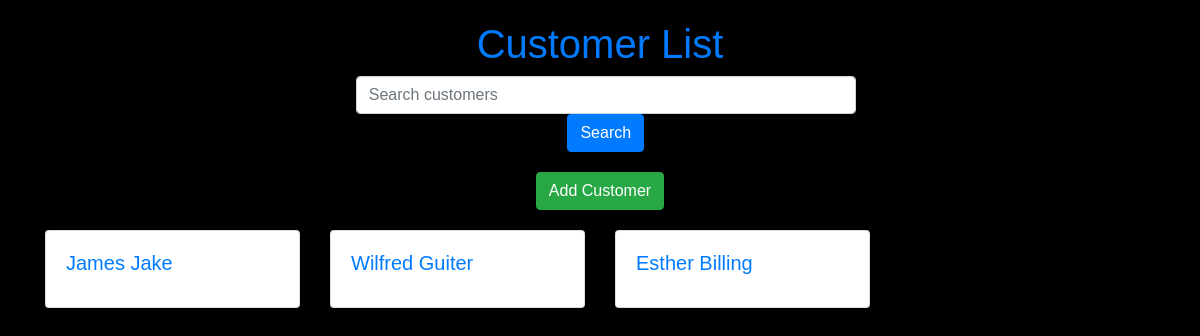
/view_customers/, run on an earlier commit of the app's database.
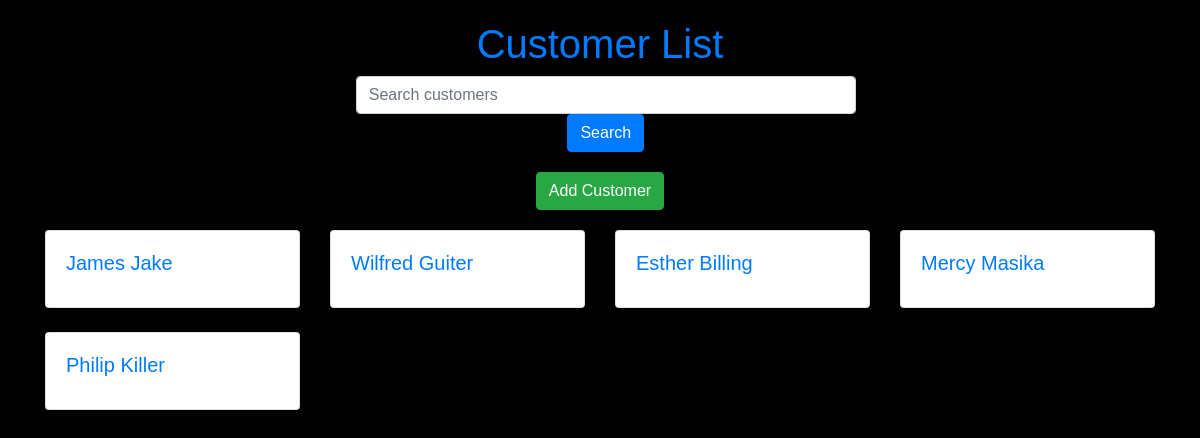
And on a later commit of the database.
### insuarance/models.py (models this page shows, shortened)
class Customer(models.Model):
    first_name = models.CharField(max_length=30)
    last_name = models.CharField(max_length=30)
    dls_no = models.CharField(null=True,max_length=30, unique=True)
    id_number = models.IntegerField(unique=True)
    email = models.EmailField(null=True, unique=True)
    phone_no = models.CharField(default=0,max_length=15)
    address = models.CharField(max_length=30, default='unknown')
    gender = models.CharField(
        max_length=10,
        choices=GENDER_CHOICES,
        default='Male'
    )

### insuarance/views.py (the view)
# urls.py: path('view_customers/', view_customers, name='view_customers'),
def view_customers(request):
    customers = Customer.objects.all()
    search_term = request.GET.get('search', '')  # Get search query from GET request
    if search_term:
        customers = Customer.objects.filter(
            Q(first_name__icontains=search_term) |  # Search in name field
            Q(email__icontains=search_term) |  # Search in email field
            Q(last_name__icontains=search_term)
        )
    else:
        customers = Customer.objects.all()  # Fetch all customers if no search term
    return render(request, 'customer.html', {'customers': customers})

### insuarance/templates/customer.html (shortened to what this page needs)
<!DOCTYPE html>
<html lang="en">
<head>
    <link rel="stylesheet" href="https://maxcdn.bootstrapcdn.com/bootstrap/4.0.0/css/bootstrap.min.css">
</head>
<body>
    <div class="container">
        <h1>Customer List</h1>
        <div class="search">
            <form method="GET">
                <input type="text" name="search" class="form-control" placeholder="Search customers">
                <button type="submit" class="btn btn-primary">Search</button>
            </form>
        </div>
        <div class="adder">
            <a href="{% url 'insuarance:add_customer'%}" class="btn btn-success">Add Customer</a>
        </div>
        <div class="row">
            {% for customer in customers %}
                <div class="col-md-3">
                    <div class="card mb-4 shadow-sm">
                        <div class="card-body">
                            <a href="{% url 'insuarance:view_customer' customer.id %}" class="card-link">
                                <h5 class="card-title">{{ customer.first_name }} {{ customer.last_name }}</h5>
                            </a>
                        </div>
                    </div>
                </div>
            {% endfor %}
        </div>
    </div>
</body>
</html>

What changed in the data, as far as the page shows it:
added Customer: first_name "Mercy", last_name "Masika"
added Customer: first_name "Philip", last_name "Killer"
